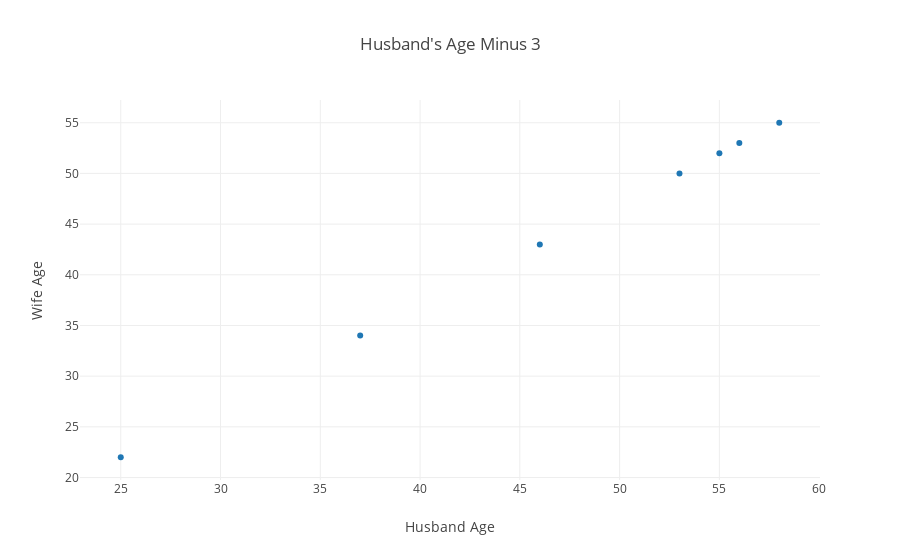

The code cell stored with this chart in its notebook:
### Markdown cell above
<b>7.17 Correlation, Part I.</b><br>
What would be the correlation between the ages of husbands and wives if men always married woman who were:<br>
(a) 3 years younger than themselves?<br>
(b) 2 years older than themselves?<br>
(c) half as old as themselves?

### Code cell
mens_ages = [53, 55, 58, 56, 46, 37, 25]
womens_ages = [50, 52, 55, 53, 43, 34, 22]

# Do the same using plotly
trace = go.Scatter(
    x = mens_ages,
    y = womens_ages,
    mode = 'markers'
)

layout= go.Layout(
    title= "Husband's Age Minus 3",
    xaxis= dict(
        title= 'Husband Age',
    ),
    yaxis=dict(
        title= 'Wife Age',
    ),
    showlegend= False
)

fig= go.Figure(data=[trace], layout=layout)
iplot(fig)

### Figure 1 — Plotly figure (JSON) as saved in the notebook; plotly's stock layout.template omitted (floating-point values rounded to 4 significant figures)
{"data": [{"mode": "markers", "type": "scatter", "x": [53, 55, 58, 56, 46, 37, 25], "y": [50, 52, 55, 53, 43, 34, 22]}], "layout": {"showlegend": false, "title": "Husband's Age Minus 3", "xaxis": {"title": "Husband Age"}, "yaxis": {"title": "Wife Age"}}}
